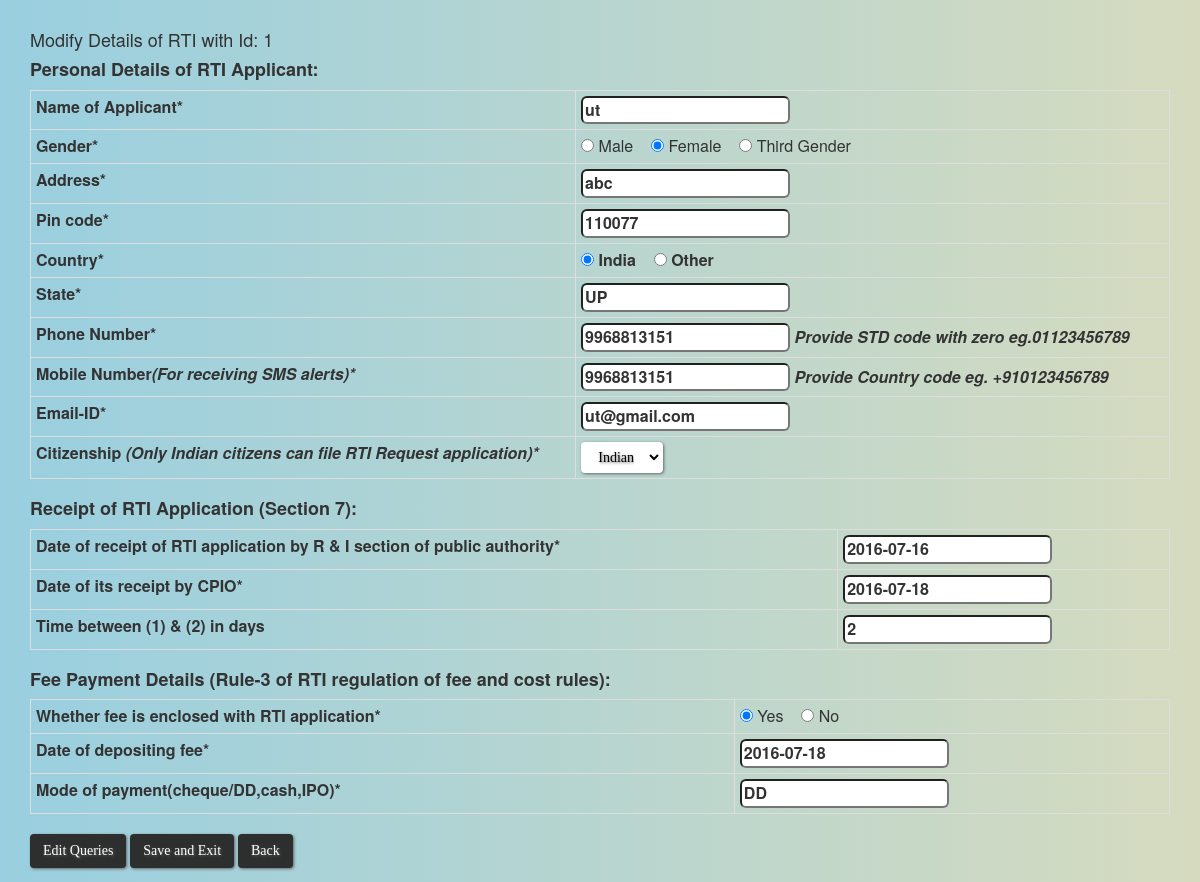
/modify_rti_details.php?id=1, run on an earlier commit of the app's database.
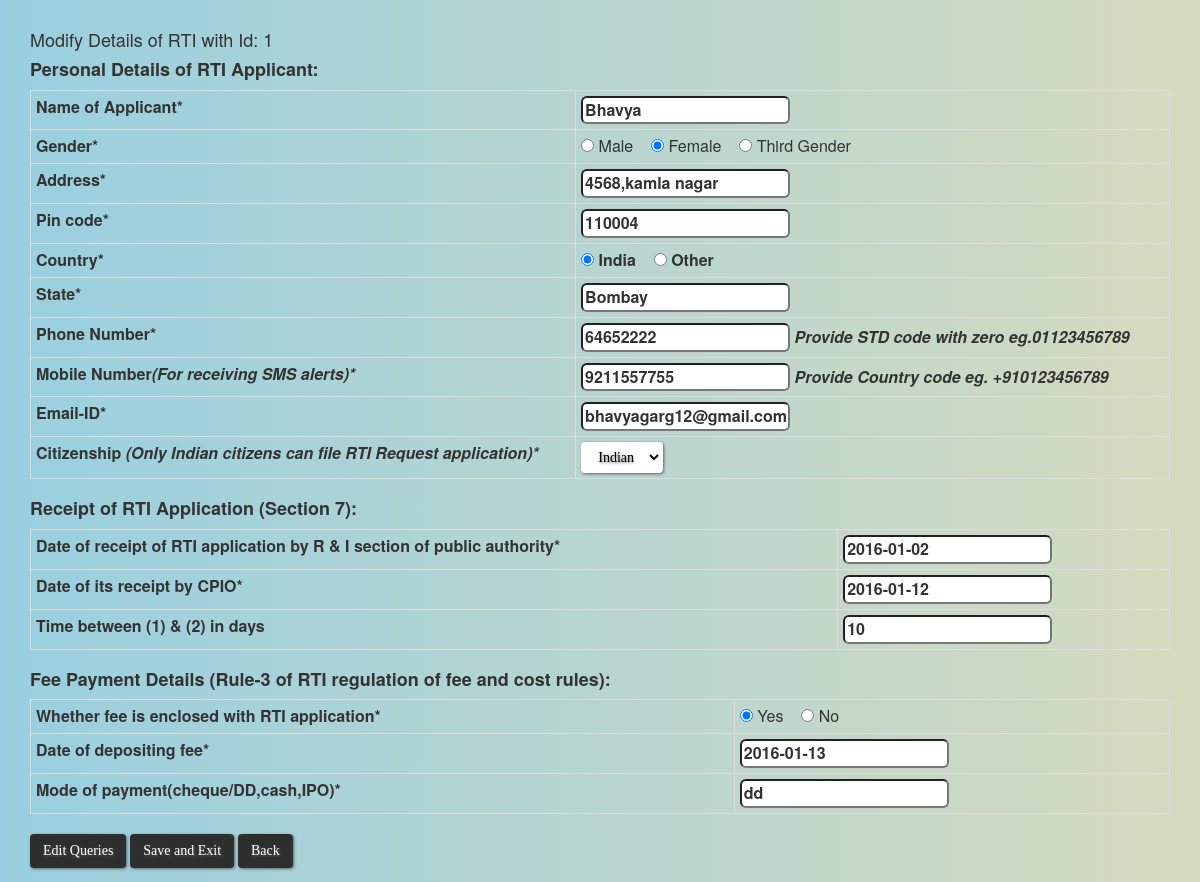
And on a later commit of the database.
### tables this page shows
CREATE TABLE `add_rti` (
  `id` int(11) NOT NULL,
  `name` varchar(30) NOT NULL,
  `gender` varchar(15) NOT NULL,
  `address` varchar(100) NOT NULL,
  `pin_code` int(11) NOT NULL,
  `state` varchar(20) NOT NULL,
  `country` varchar(10) NOT NULL,
  `phone_no` varchar(15) NOT NULL,
  `mobile` varchar(15) NOT NULL,
  `email` varchar(40) NOT NULL,
  `citizenship` varchar(15) NOT NULL,
  `date_of_receipt` date NOT NULL,
  `date_of_receipt_cio` date NOT NULL,
  `timespan` int(11) NOT NULL,
  `fee_enclosed` varchar(10) NOT NULL,
  `fee_deposit_date` date NOT NULL,
  `pay_mode` varchar(20) NOT NULL,
  `archive` int(11) DEFAULT NULL,
  `closed` int(11) DEFAULT NULL
);

### modify_rti_details.php (the view, shortened to what this page needs)
<html>
<head>
	<link rel="stylesheet" href="css/background.css">
	<link rel="stylesheet" href="bootstrap/css/bootstrap.min.css">
</head>
<body>
<?php
	echo "<br><div class='container'>";
	if(isset($_GET['id'])) {
		$Id = $_GET['id'];
		echo "<h4>Modify Details of RTI with Id: ".$Id."</h4>";
	}
	include 'config_database.php';
	if(isset($_GET['id'])) {
		$Id = $_GET['id'];
		$data = "SELECT * FROM  add_rti WHERE id=".$Id.";";
		$query = mysqli_query($con, $data);
		$data2 = mysqli_fetch_array($query);
?>
	<h4><strong>Personal Details of RTI Applicant:</strong></h4>
	<form action='modify_queries.php'  method='post' name="prev_rti">
		<table class="table table-bordered table-condensed">
			<tbody>
				<tr>
               	    <th>Name of Applicant*</th>
                   	<th><input type="text" name="name" id="name" maxlength="50" value="<?php echo $data2['name']?>" class="name" placeholder="" required>
                	</th>
                </tr>
				<tr>
    	            <th>Gender*</th>
        	        <td>
						<input type="radio" name="gender" id="gender" value="Male"<?php if(strcmp($data2['gender'], "Male") == 0){ echo "checked=\"checked\""; }?> required> Male &nbsp&nbsp
						<input type="radio" name="gender" id="gender" value="Female" <?php if(strcmp($data2['gender'], "Female") == 0){ echo "checked=\"checked\""; }?> required> Female &nbsp&nbsp
						<input type="radio" name="gender" id="gender" value="Third Gender" <?php if(strcmp($data2['gender'], "Third Gender") == 0){ echo "checked=\"checked\""; }?> required> Third Gender &nbsp&nbsp
                   	</td>
				</tr>
				<tr>
					<th>Address*</th>
					<th><input type="text" name="address" id="address1" class="address" maxlength="100" value="<?php echo $data2['address']?>" required></th>
				</tr>
				<tr>
					<th>Pin code*</th>
					<th><input type="text" name="pin_code" minlength="6" maxlength="6" onkeydown="return isNumeric(event.keyCode);" value="<?php echo $data2['pin_code']?>" required></th>
				</tr>
				<tr>
					<th>Country*</th>
					<th>
						<input type="radio" name="country" id="chkstate" <?php if(strcmp($data2['country'], "India") == 0){ echo "checked=\"checked\""; }?> value="India" onclick="test();" required> India &nbsp&nbsp
						<input type="radio" name="country" id="chkcountry" <?php if(strcmp($data2['country'], "other") == 0){ echo "checked=\"checked\""; }?> value="Other" onclick="test1();" required> Other
					</th>
				</tr>
				<tr>
					<th>State*</th>
					<th><input type="text" name="state" id="cngStateName" maxlength="18" value="<?php echo $data2['state']?>" required></th>
				</tr>
				<tr>
					<th>Phone Number*</th>
					<th><input type="text" name="phone_no" id="phone" maxlength="18" onkeydown="return isNumeric(event.keyCode);" class="numeric" value="<?php echo $data2['phone_no']?>" required><cite> Provide STD code with zero eg.01123456789</cite></th>
				</tr>
				<tr>
					<th>Mobile Number<cite>(For receiving SMS alerts)*</cite></th>
			        <th><input type="text" name="mobile" id="cell" maxlength="15" class="numeric" onkeydown="return isNumeric(event.keyCode);" value="<?php echo $data2['mobile']?>" required><cite> Provide Country code eg. +910123456789</cite></th>
				</tr>
				<tr>
					<th>Email-ID*</th>
					<th><input type="text" name="email" maxlength="70" value="<?php echo $data2['email']?>" id="Email" required></th>
				</tr>
				<tr>
					<th>Citizenship <cite>(Only Indian citizens can file RTI Request application)*</cite></th>
					<th>
						<select name="citizenship" id="Citizenship" class="btn" style="background:white; color:black" onchange="chkCitizenship(this);">
							<option value="Indian" <?php if(strcmp($data2['citizenship'], "Indian") == 0){ echo "selected"; }?>>Indian</option>
						</select>
					</th>
				</tr>
			</tbody>
		</table>
		<h4><strong>Receipt of RTI Application (Section 7):</strong></h4>
		<table class="table table-bordered table-condensed">
			<tbody>
				<tr>
					<th>Date of receipt of RTI application by R & I section of public authority* </th>
					<th><input type="text" name="date_of_receipt" id="date_of_receipt" placeholder="DD-MM-YYYY" maxlength="50" value="<?php echo $data2['date_of_receipt']?>" class="name" placeholder="YYYY-MM-DD" required></th>
				</tr>
				<tr>
					<th>Date of its receipt by CPIO* </th>
					<th><input type="text" placeholder="DD-MM-YYYY" name="date_of_receipt_cio" id="date_of_receipt_cpio" maxlength="50" value="<?php echo $data2['date_of_receipt_cio']?>" class="name" placeholder="YYYY-MM-DD" required></th>
				</tr>
				<tr>
					<th>Time between (1) & (2) in days</th>
					<th><input type="text" name="time" id="time" maxlength="50" value="<?php echo $data2['timespan']?>" class="name" placeholder=""></th>
				</tr>
			</tbody>
		</table>
	<h4><strong>Fee Payment Details (Rule-3 of RTI regulation of fee and cost rules):</strong></h4>
	<table class="table table-bordered table-condensed">
		<tbody>
			<tr>
				<th>Whether fee is enclosed with RTI application*</th>
				<td>
					<input type="radio" value="yes" name="fee_enclosed" id="fee_enclosed" <?php if(strcmp($data2['fee_enclosed'], "yes") == 0){ echo "checked=\"checked\""; }?> required> Yes &nbsp&nbsp
					<input type="radio" value="no" name="fee_enclosed" id="fee_enclosed" <?php if(strcmp($data2['fee_enclosed'], "No") == 0 or strcmp($data2['fee_enclosed'], "no") == 0){ echo "checked=\"checked\""; }?> required> No
				</td>
			</tr>
			<tr>
				<th>Date of depositing fee* </th>
				<th><input type="text" id="fee_deposit_date" name="fee_deposit_date" maxlength="50" placeholder="DD-MM-YYYY" value="<?php echo $data2['fee_deposit_date']?>" required></th>
			</tr>
			<tr>
				<th>Mode of payment(cheque/DD,cash,IPO)* </th>
				<th><input type="text" id="pay_mode" name="pay_mode" maxlength="50" value="<?php echo $data2['pay_mode']?>" required></th>
			</tr>
		</tbody>
	</table>
	<input type="submit" name="edit" value="Edit Queries" class="btn" onclick="return validateDate()">
	<input type="submit" name="submit" value="Save and Exit" class="btn" onclick="return validateDate()">
<?php
	}
	echo "<a class='btn' href='ongoing_rti_option.php?id=".$Id."''>Back</a>" ;
?>
</form>
</div>
</body>
</html>

### css/background.css (style rules this page uses)
body { background: #99cfe0; background: -moz-linear-gradient(left, #f9cfe0 0%, #d6dbbf 100%); background: -webkit-linear-gradient(left, #99cfe0 0%,#d6dbbf 100%); background: linear-gradient(to right, #99cfe0 0%,#d6dbbf 100%); }
.btn { background: #2d2e2e; background-image: -webkit-linear-gradient(top, #2d2e2e, #6b696b); background-image: -moz-linear-gradient(top, #2d2e2e, #6b696b); background-image: -ms-linear-gradient(top, #2d2e2e, #6b696b); background-image: -o-linear-gradient(top, #2d2e2e, #6b696b); background-image: linear-gradient(to bottom, #2d2e2e, #6b696b); -webkit-border-radius: 8; -moz-border-radius: 8; border-radius: 8px; text-shadow: 1px 1px 3px #616161; -webkit-box-shadow: 1px 1px 3px #666666; -moz-box-shadow: 1px 1px 3px #666666; box-shadow: 1px 1px 3px #666666; font-family: Georgia; color: #ffffff; font-size: 20px; padding: 10px 20px 10px 20px; text-decoration: none; cursor: pointer; }
input { border-radius: 6px; }

What changed in the data, as far as the page shows it:
changed add_rti "Indian": name "ut" → "Bhavya"; address "abc" → "4568,kamla nagar"; pin_code "110077" → "110004"; state "UP" → "Bombay"; phone_no "9968813151" → "64652222"; mobile "9968813151" → "9211557755"; email "ut@gmail.com" → "bhavyagarg12@gmail.com"; date_of_receipt "2016-07-16" → "2016-01-02"; date_of_receipt_cio "2016-07-18" → "2016-01-12"; time "2" → "10"; fee_deposit_date "2016-07-18" → "2016-01-13"; pay_mode "DD" → "dd"
